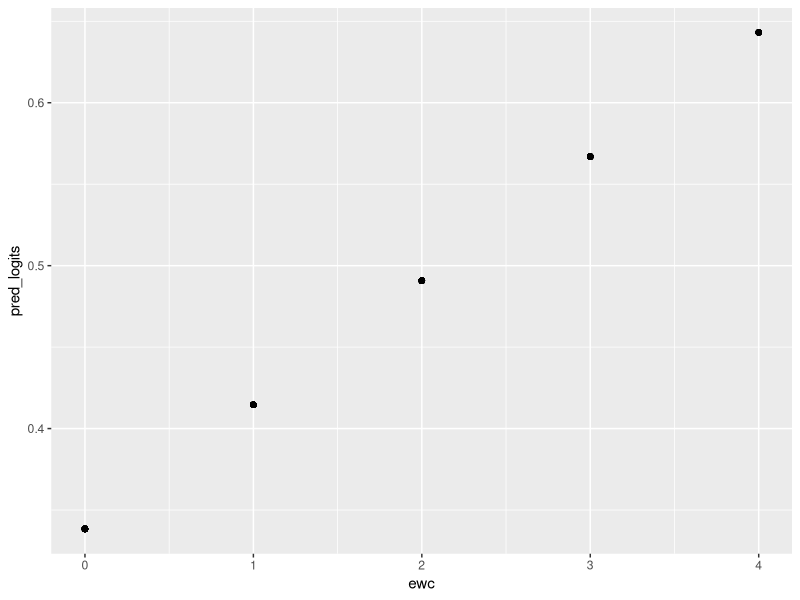
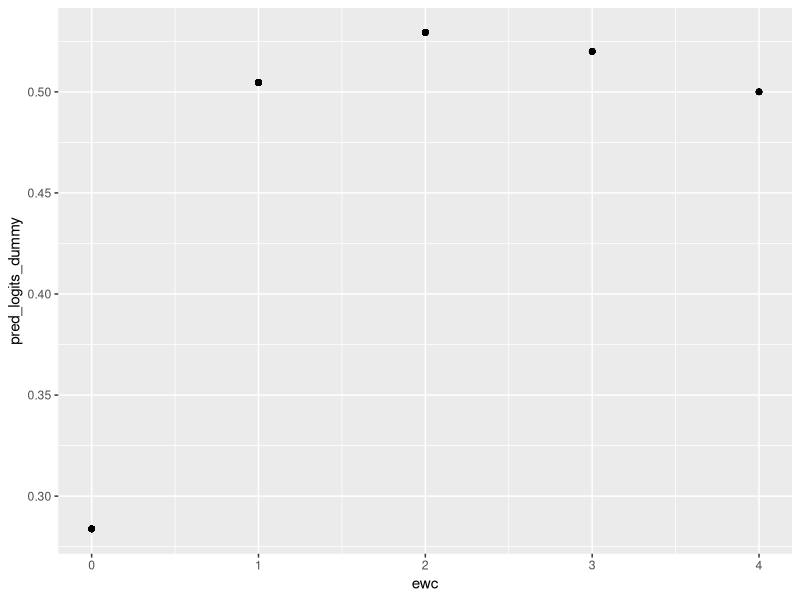

The R source for these figures, in order:
library(tidyverse)
library(haven)

intrinsic <- haven::read_dta('data/intrinsic.dta')

intrinsic <- na.omit(intrinsic)

head(intrinsic)


## Question 2

# 2a
m <- glm(enjoyex ~ ewc, data = intrinsic)
summary(m)

# 2b
intrinsic$pred_logits <- predict(m, type = "link")
ggplot(intrinsic, aes(x=ewc, y=pred_logits)) + geom_point()

# 2c
m.2 <- glm(enjoyex ~ factor(ewc), data = intrinsic)
summary(m.2)
anova(m.2, test = "LRT")

# 2f
intrinsic$pred_logits_dummy = predict(m.2, type = "link")
ggplot(intrinsic, aes(x=ewc, y=pred_logits_dummy)) + geom_point()

# 2g
anova(m, m.2, test = "LRT")


## Question 3

# 3c
q = (-2*-355.10) - (-2*-336.55)
pchisq(q=q, df=2, lower.tail = FALSE)

# 3d
q = (-2*-337.09) - (-2*-336.55)
pchisq(q=q, df=1, lower.tail = FALSE)
